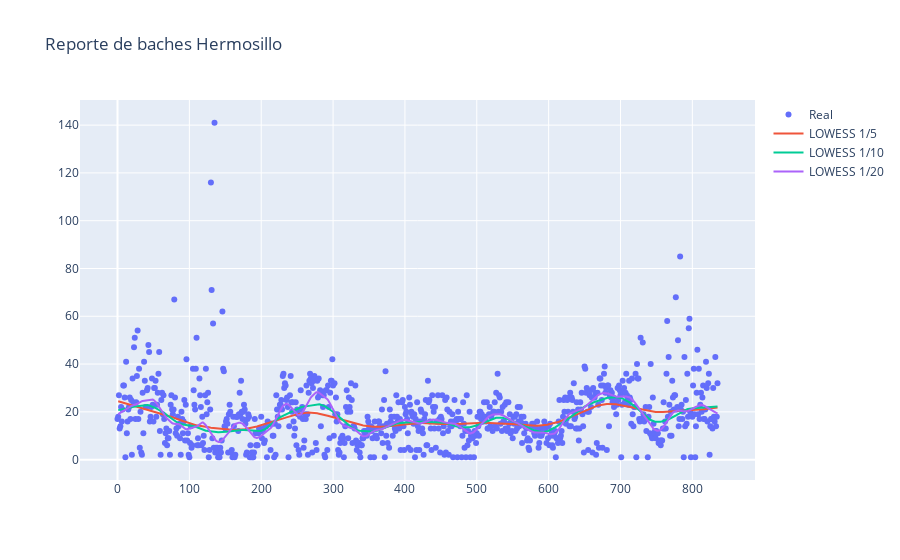

The cell this chart's notebook holds for it:
### Code cell
lowess = sm.nonparametric.lowess

l1 = lowess(df["size"], df.index, frac=1/5)
l2 = lowess(df["size"], df.index, frac=1/10)
l3 = lowess(df["size"], df.index, frac=1/20)

fig = go.Figure(
).add_scatter(
    x=df.index,
    y=df["size"],
    mode='markers',
    name="Real"
).add_scatter(
    x=df.index[1:],
    y=l1[:,1],
    hovertemplate="%{y:.1f}",
    name="LOWESS 1/5"
).add_scatter(
    x=df.index[1:],    
    y=l2[:,1],
    hovertemplate="%{y:.1f}",
    name="LOWESS 1/10"
).add_scatter(
    x=df.index[1:],
    y=l3[:,1],
    hovertemplate="%{y:.1f}",
    name="LOWESS 1/20"
).update_layout(
    title='Reporte de baches Hermosillo',
    hovermode="x"
).show()

### Figure 1 — Plotly figure (JSON) as saved in the notebook; plotly's stock layout.template omitted (floating-point values rounded to 4 significant figures; data arrays with more than 128 entries replaced by an {"elided": "..."} marker saying what was removed)
{"data": [{"mode": "markers", "name": "Real", "type": "scatter", "x": {"elided": "836 int values"}, "y": {"elided": "836 int values"}}, {"hovertemplate": "%{y:.1f}", "name": "LOWESS 1/5", "type": "scatter", "x": {"elided": "835 int values"}, "y": {"elided": "836 float values"}}, {"hovertemplate": "%{y:.1f}", "name": "LOWESS 1/10", "type": "scatter", "x": {"elided": "835 int values"}, "y": {"elided": "836 float values"}}, {"hovertemplate": "%{y:.1f}", "name": "LOWESS 1/20", "type": "scatter", "x": {"elided": "835 int values"}, "y": {"elided": "836 float values"}}], "layout": {"hovermode": "x", "title": {"text": "Reporte de baches Hermosillo"}}}
